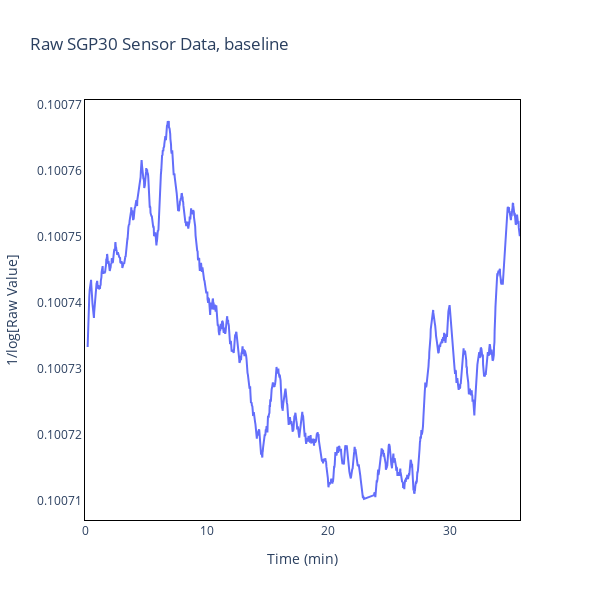
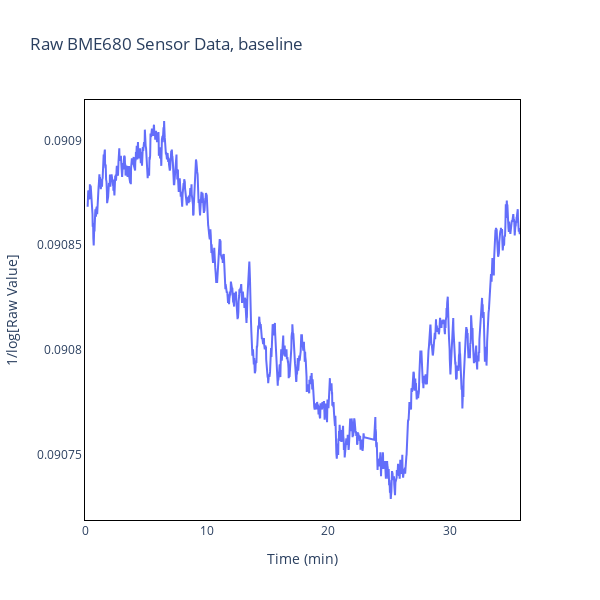

Source (notebook cell) for these figures, in order:
### Code cell
file_path = './Data/06.05.24/sensor_data_second_baseline.csv'

# Read the CSV file, skipping the first row
df = pd.read_csv(file_path, skiprows=2, header=None)
# Rename the columns for clarity
df.columns = ['Time', 'VOC', 'SGP30', 'BME680']

# Convert the Time column to datetime format
df['Time'] = pd.to_datetime(df['Time'], format='%a %b %d %H:%M:%S %Y')

# Convert the Time column to datetime format
df['Time'] = pd.to_datetime(df['Time'], format='%a %b %d %H:%M:%S %Y')

# Define the window size for the moving average
window_size = 10

# Apply the moving average to the SGP30 and BME680 data
df['SGP30_smooth'] = df['SGP30'].rolling(window=window_size).mean()
df['BME680_smooth'] = df['BME680'].rolling(window=window_size).mean()

# Apply the 1/log(y) transformation to the SGP30 and BME680 data
df['SGP30_transformed'] = 1 / np.log(df['SGP30_smooth'])
df['BME680_transformed'] = 1 / np.log(df['BME680_smooth'])

# Subtract the start time from all time values to start at zero
df['Time'] = df['Time'] - df['Time'].iloc[0]
# Convert the time difference to seconds
df['Time'] = df['Time'].dt.total_seconds()
# Convert the seconds to minutes
df['Time'] = df['Time'] / 60

# Create a scatter plot for the SGP30 sensor data
fig1 = go.Figure(data=go.Scatter(x=df['Time'], y=df['SGP30_transformed'], mode='lines'))
fig1.update_layout(title='SGP30 Sensor Data', xaxis_title='Time', yaxis_title='1/log[Raw Value]')

# Create a scatter plot for the BME680 sensor data
fig2 = go.Figure(data=go.Scatter(x=df['Time'], y=df['BME680_transformed'], mode='lines'))
fig2.update_layout(title='BME680 Sensor Data', xaxis_title='Time', yaxis_title='1/log[Raw Value]')

fig1.update_layout(
    title='Raw SGP30 Sensor Data, baseline',
    xaxis_title='Time (min)',
    yaxis_title='1/log[Raw Value]',
    legend=dict(
        x=1,
        y=1,
        xanchor='right',
        yanchor='top',
        font=dict(size=20)
    ),
    xaxis=dict(
        visible=True,
        linecolor='black',
        linewidth=1,
        mirror=True
    ),
    yaxis=dict(
        visible=True,
        linecolor='black',
        linewidth=1,
        mirror=True
    ),

    plot_bgcolor='rgba(0,0,0,0)',  # Set the plot background color to transparent

    width=600,  # Adjust the width as per your requirement
    height=600  # Adjust the height as per your requirement
)

fig2.update_layout(
    title='Raw BME680 Sensor Data, baseline',
    xaxis_title='Time (min)',
    yaxis_title='1/log[Raw Value]',
    legend=dict(
        x=1,
        y=1,
        xanchor='right',
        yanchor='top',
        font=dict(size=20)
    ),
    xaxis=dict(
        visible=True,
        linecolor='black',
        linewidth=1,
        mirror=True
    ),
    yaxis=dict(
        visible=True,
        linecolor='black',
        linewidth=1,
        mirror=True
    ),

    plot_bgcolor='rgba(0,0,0,0)',  # Set the plot background color to transparent

    width=600,  # Adjust the width as per your requirement
    height=600  # Adjust the height as per your requirement
)


fig1.show()
fig2.show()

# Save the plot as an .svg file
svg_file_path = './Images/06.05.24/baseline_sgp30.svg'
fig1.write_image(svg_file_path)
svg_file_path = './Images/06.05.24/baseline_bme680.svg'
fig2.write_image(svg_file_path)

### Figure 1 — Plotly figure (JSON) as saved in the notebook; plotly's stock layout.template omitted (floating-point values rounded to 4 significant figures; data arrays with more than 128 entries replaced by an {"elided": "..."} marker saying what was removed)
{"data": [{"mode": "lines", "type": "scatter", "x": {"elided": "1479 float values"}, "y": {"elided": "1479 float values"}}], "layout": {"height": 600, "legend": {"font": {"size": 20}, "x": 1, "xanchor": "right", "y": 1, "yanchor": "top"}, "plot_bgcolor": "rgba(0,0,0,0)", "title": {"text": "Raw SGP30 Sensor Data, baseline"}, "width": 600, "xaxis": {"linecolor": "black", "linewidth": 1, "mirror": true, "title": {"text": "Time (min)"}, "visible": true}, "yaxis": {"linecolor": "black", "linewidth": 1, "mirror": true, "title": {"text": "1/log[Raw Value]"}, "visible": true}}}

### Figure 2 — Plotly figure (JSON) as saved in the notebook; plotly's stock layout.template omitted (floating-point values rounded to 4 significant figures; data arrays with more than 128 entries replaced by an {"elided": "..."} marker saying what was removed)
{"data": [{"mode": "lines", "type": "scatter", "x": {"elided": "1479 float values"}, "y": {"elided": "1479 float values"}}], "layout": {"height": 600, "legend": {"font": {"size": 20}, "x": 1, "xanchor": "right", "y": 1, "yanchor": "top"}, "plot_bgcolor": "rgba(0,0,0,0)", "title": {"text": "Raw BME680 Sensor Data, baseline"}, "width": 600, "xaxis": {"linecolor": "black", "linewidth": 1, "mirror": true, "title": {"text": "Time (min)"}, "visible": true}, "yaxis": {"linecolor": "black", "linewidth": 1, "mirror": true, "title": {"text": "1/log[Raw Value]"}, "visible": true}}}
